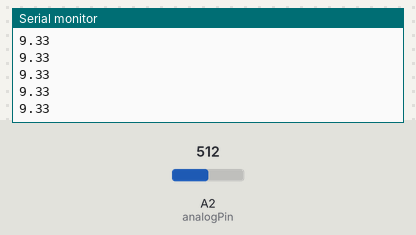
This sketch was run on a simulated Arduino Uno, built with avr-gcc and run on an emulated ATmega328P. On the bench: the last lines printed to the serial monitor. The inputs (shaded band) are chosen by the test bench; at power-on: A2 (analogPin) = 512.

Above: at 1.2 s.
1.3 s: A2 (analogPin) set to 716
At 2.2 s:
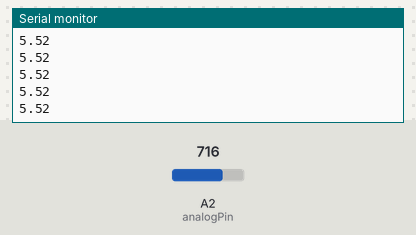
2.8 s: A2 (analogPin) set to 900
At 3.6 s:
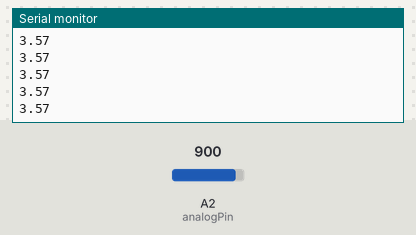
Timing chart, 0 to 5.8 s (numbered marks = the images above; inputs shaded):
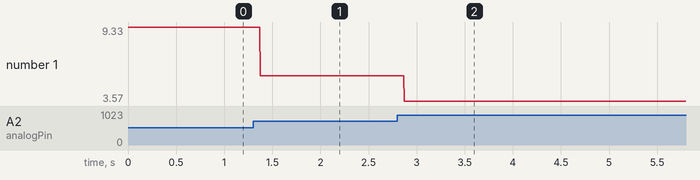

Measured:
- after the input at 1.3 s, the serial monitor: prints a new line after 0.07 s (image 1)
- after the input at 2.8 s, the serial monitor: prints a new line after 0.07 s (image 2)
- plotted number 1: 9.33 → 5.52 after the input at 1.3 s, 5.52 → 3.57 after the input at 2.8 s

The sketch:

IRSensorTest.ino
```cpp
/*
 * https://acroname.com/articles/linearizing-sharp-ranger-data
 * To non-linear output analog voltage
 *
 * Hookup:
 * Yellow to analog pin 2
 * Red 5V input
 * Black GND
 */

double v_input;
double range;
const int analogPin = 2;
const int k = 4.0; // constant for this specific IR

void setup() {
  // put your setup code here, to run once:
  Serial.begin(9600);
}

void loop() {
  v_input = analogRead(analogPin); // Read from pin 2
  range = 6787/(v_input - 3) - 4;
  //Serial.println(v_input); // Print raw distance
  Serial.println(range); // Print converted to cm
}
```
